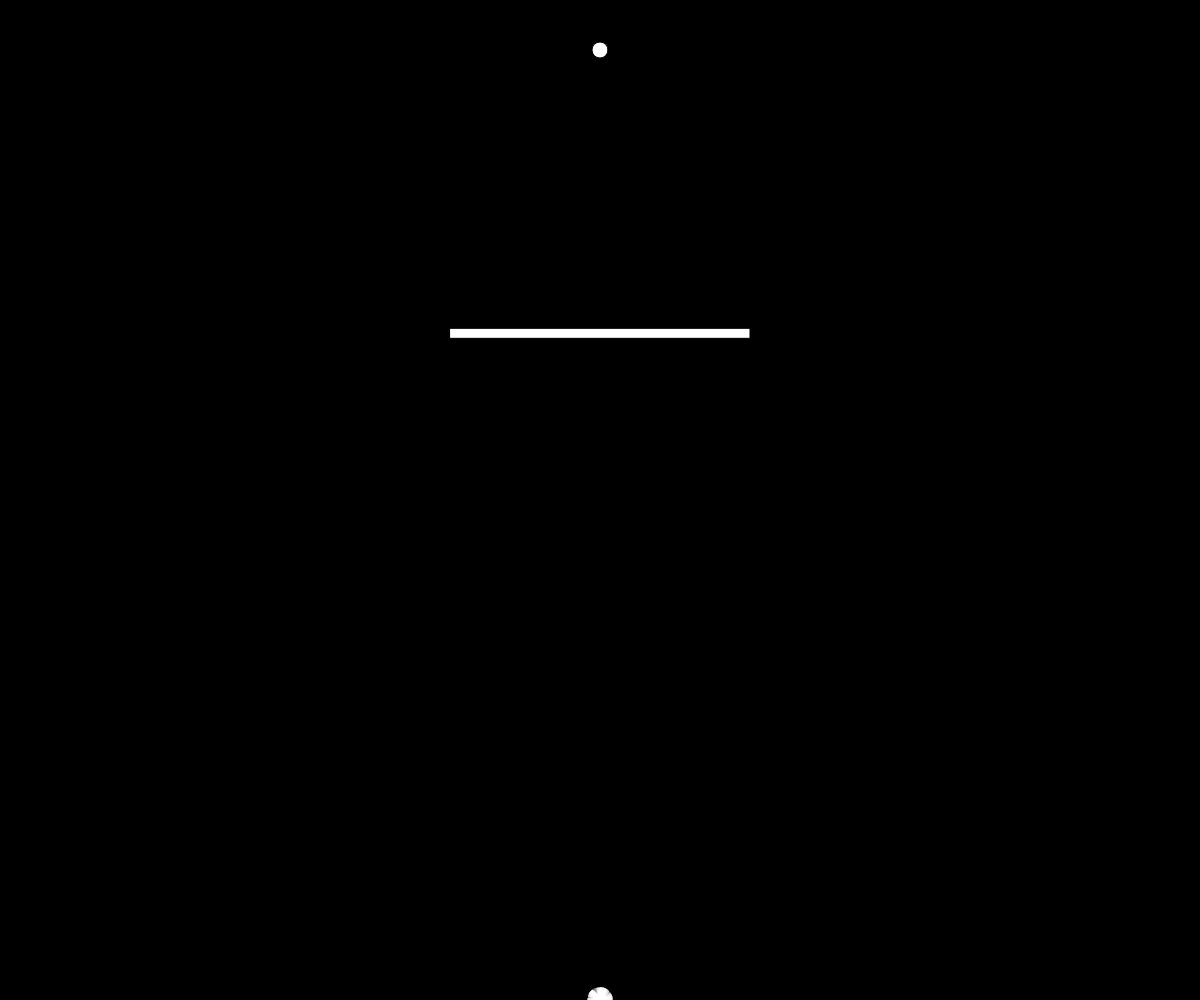
Frame 1 (no input)
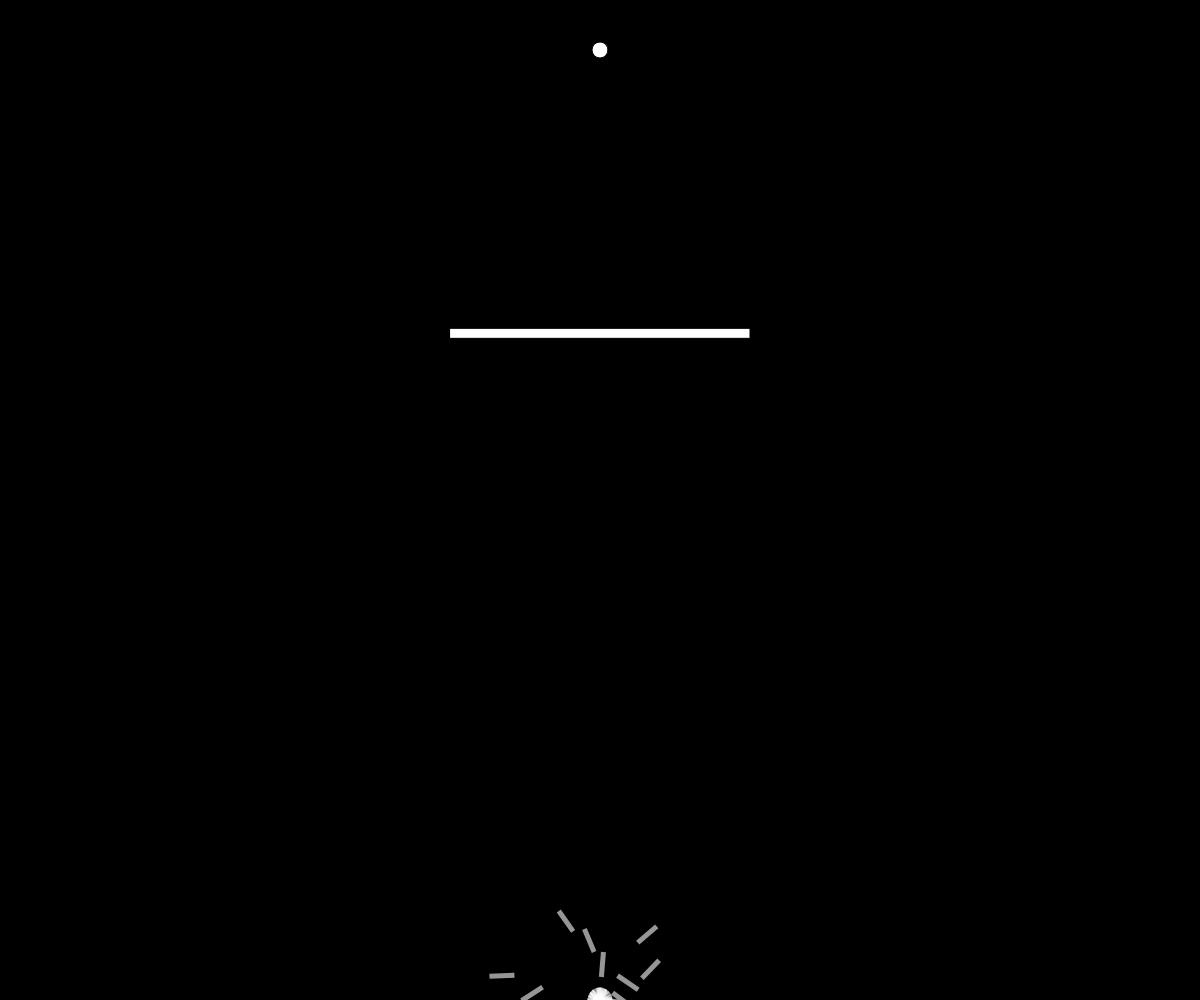
Frame 60 (no input)
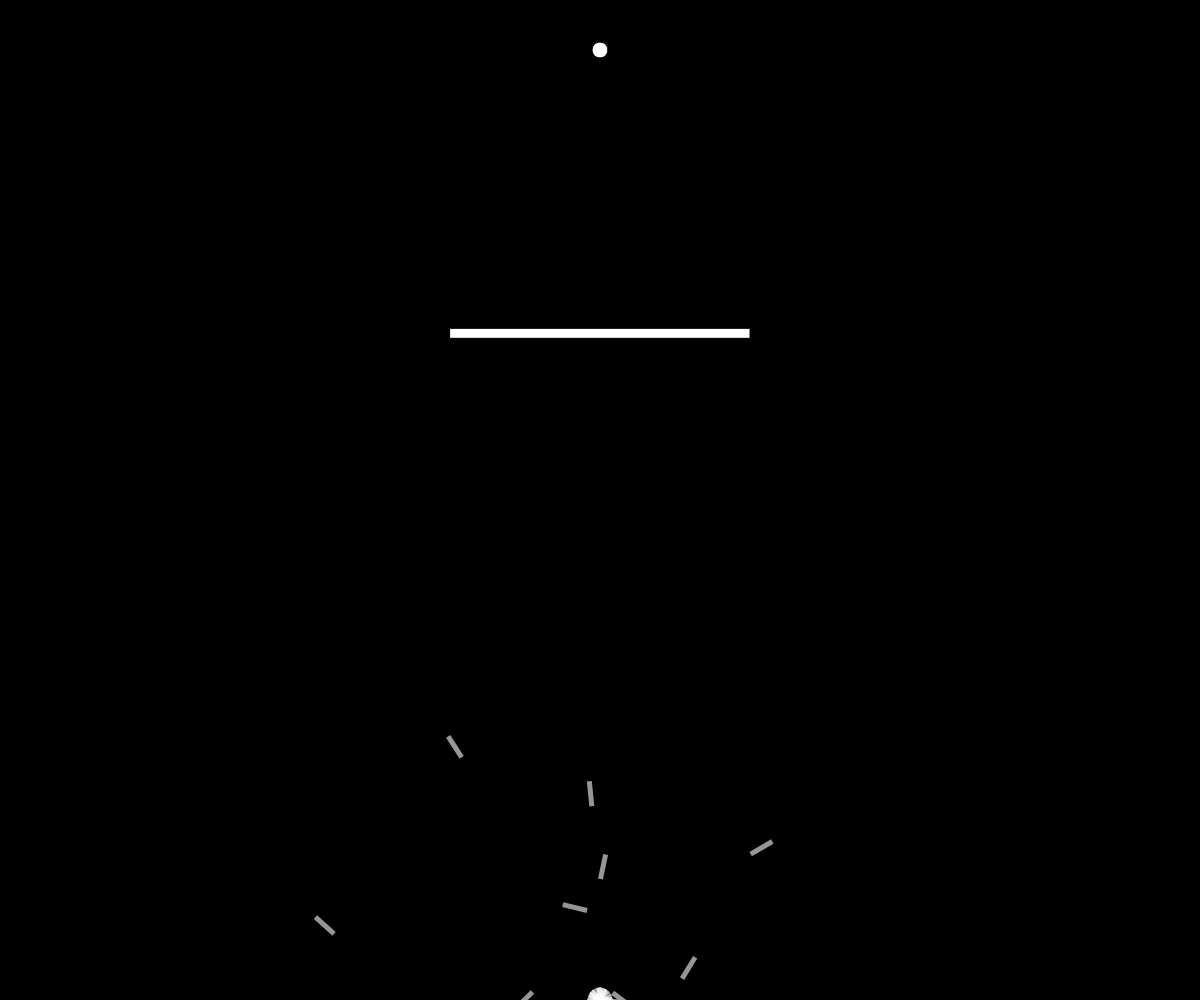
Frame 120 (the mouse pressed at the canvas centre since frame 60)

The p5.js sketch that drew these frames (run headless with seeded random() and noise() and a simulated clock; from frame 60 on, the mouse is pressed at the canvas centre):

// p5.js sketch
// ── sketch.js
var population;
var lifespan = 600;
var lifeP;
var count = 0;
var target;
var maxforce = 0.2;

//obstacle dimensions
var rx;
var ry;
var rw;
var rh;

function setup() {
    // windowWidth can only be used in setup, so i gotta assign them here instead of above
    rx = windowWidth / 2;
    ry = windowHeight / 3;
    rw = windowWidth / 4;
    rh = 10;

    createCanvas(windowWidth, windowHeight);
    rocket = new Rocket();
    population = new Population();
    lifeP = createP();
    target = createVector(width / 2, 50);
}

function draw() {
    background(0);
    population.run();
    //displays count to browser
    lifeP.html(count);

    count++;
    if (count == lifespan) {
        population.evaluate();
        population.selection();
        //population = new Population();
        count = 0;
    }

    //obstacle render
    push();
    fill(255);
    rectMode(CENTER);
    rect(rx, ry, rw, rh);
    pop();

    //target render
    ellipse(target.x, target.y, 16, 16);
}

function Population() {
    this.rockets = [];
    this.popsize = 25;
    this.matingpool = [];

    //makes rocket for each array index
    for (var i = 0; i < this.popsize; i++) {
        this.rockets[i] = new Rocket();
    }

    this.evaluate = function() {
        //determining fitness/how good it is as a rocket
        var maxfit = 0;
        for (var i = 0; i < this.popsize; i++) {
            this.rockets[i].calcFitness();
            if (this.rockets[i].fitness > maxfit) {
                maxfit = this.rockets[i].fitness;
            }
        }


        for (var i = 0; i < this.popsize; i++) {
            //normalise ftness
            this.rockets[i].fitness /= maxfit;
        }

        this.matingpool = [];
        // puts rockets on a scale of 1-100
        // high fitness scores are more likely to be in mating pool
        for (var i = 0; i < this.popsize; i++) {
            var n = this.rockets[i].fitness * 100;
            for (var j = 0; j < n; j++) {
                this.matingpool.push(this.rockets[i]);
            }
        }
    }

    this.selection = function() {
        //natural selection/passing on genes for child
        var newRockets = [];
        for (var i = 0; i < this.rockets.length; i++) {
            var parentA = random(this.matingpool).dna;
            var parentB = random(this.matingpool).dna;
            var child = parentA.crossover(parentB);
            child.mutation();
            newRockets[i] = new Rocket(child);
        }
        this.rockets = newRockets;
    }


    this.run = function() {
        for (var i = 0; i < this.popsize; i++) {
            this.rockets[i].update();
            this.rockets[i].show();
        }
    }
}



function DNA(genes) {
    if (genes) {
        //receiveing genes and create object
        this.genes = genes;
    } else {
        //else randomly make new genes
        this.genes = [];
        for (var i = 0; i < lifespan; i++) {
            this.genes[i] = p5.Vector.random2D();
            this.genes[i].setMag(maxforce);
        }
    }
    
    this.crossover = function(partner) {
        //mixing of dna with another rocket
        var newgenes = [];
        var mid = floor(random(this.genes.length));
        // determining which partners genes are best to use
        for (var i = 0; i < this.genes.length; i++) {
            if (i > mid) {
                newgenes[i] = this.genes[i];
            } else {
                newgenes[i] = partner.genes[i];
            }
        }
        return new DNA(newgenes);
    }

    
    this.mutation = function() {
        //mutation for variance
        for (var i = 0; i < this.genes.length; i++) {
            if (random(1) < 0.01) {
                this.genes[i] = p5.Vector.random2D();
                this.genes[i].setMag(maxforce);
            }
        }
    }
}



function Rocket(dna) {
    this.pos = createVector(width / 2, height);
    this.vel = createVector();
    this.acc = createVector();
    this.completed = false;
    this.crashed = false;
    this.timetaken = [];
    if (dna) {
        this.dna = dna;
    } else {
        this.dna = new DNA();
    }
    this.fitness = 0;

    //objects can reviece force and add to acceleration
    this.applyForce = function(force) {
        this.acc.add(force);
    }

    //calculate the fitness of rocket
    this.calcFitness = function() {
        //distance from target
        var d = dist(this.pos.x, this.pos.y, target.x, target.y);

        //if the rocket is close to target, increase fitness, decrease if far
        this.fitness = 1 / max(d**2, 1);
        if (this.completed) {
            this.timetaken.push(count);
            this.fitness *= (10 * lifespan / min(this.timetaken));
        }
        if (this.crashed) {
            this.fitness /= 10;
        }
    }

    this.update = function() {

        var d = dist(this.pos.x, this.pos.y, target.x, target.y);
        //check if rocket has reached target
        if (d < 10) {
            this.completed = true;
            this.pos = target.copy();
        }

        //collision with obstacle
        if (this.pos.x > rx - (rw / 2) && this.pos.x < rx + (rw / 2) && this.pos.y > ry - (rh / 2) && this.pos.y < ry + (rh / 2)) {
            this.crashed = true;
        }

        //collision with walls
        if (this.pos.x > width || this.pos.x < 0) {
            this.crashed = true;
        }
        if (this.pos.y > height || this.pos.y < 0) {
            this.crashed = true;
        }


        this.applyForce(this.dna.genes[count]);
        //updating the physics if rocket hasnt crashed and not at goal
        if (!this.completed && !this.crashed) {
            this.vel.add(this.acc);
            this.pos.add(this.vel);
            this.acc.mult(0);
            this.vel.limit(4);
        }
    }

    this.show = function() {
        push();
        noStroke();
        fill(255, 150);
        translate(this.pos.x, this.pos.y);
        rotate(this.vel.heading());
        rectMode(CENTER);
        rect(0, 0, 25, 5);
        pop();
    }

}
